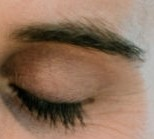
#> input picture ai-service/data/raw/train/Closed/_105.jpg, 154 x 139 px
$ python -i train_eye_state.py   (imports and definitions only)
#> lines starting #> are read from the running program, lines starting #| are printed output that depends on the picture
#> further down, picture is the input picture: shape (139, 154, 3); mean B, G, R 91.7, 112.5, 141.2
import argparse
import json
from io import BytesIO
from pathlib import Path
from zipfile import ZipFile

import cv2
import joblib
import numpy as np
from sklearn.linear_model import SGDClassifier
from sklearn.metrics import classification_report
from sklearn.model_selection import train_test_split
from sklearn.pipeline import Pipeline
from sklearn.preprocessing import StandardScaler


DEFAULT_ZIP_PATH = Path(__file__).resolve().parents[1] / "data" / "archive (4).zip"
DEFAULT_MODEL_PATH = Path(__file__).resolve().parents[1] / "models" / "eye_state_model.joblib"
IMAGE_EXTENSIONS = {".jpg", ".jpeg", ".png", ".bmp", ".webp"}
LABEL_MAP = {
    "closed": "Closed",
    "open": "Open",
    "no_yawn": "no_yawn",
    "noyawn": "no_yawn",
    "no yawn": "no_yawn",
    "yawn": "yawn",
}


def normalize_label(value):
    return LABEL_MAP.get(str(value).strip().lower())


def create_hog_descriptor(image_size):
    width, height = image_size
    return cv2.HOGDescriptor(
        _winSize=(width, height),
        _blockSize=(16, 16),
        _blockStride=(8, 8),
        _cellSize=(8, 8),
        _nbins=9,
    )


def extract_eye_state_features(image, image_size=(64, 64)):
#> called with image_size = (64, 64)
    gray = cv2.cvtColor(image, cv2.COLOR_BGR2GRAY)
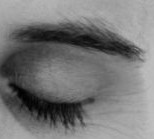
#> gray: shape (139, 154); min 1, max 191, mean 118.7
    resized = cv2.resize(gray, image_size, interpolation=cv2.INTER_AREA)
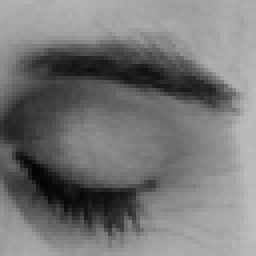
#> resized: shape (64, 64) (shown 4 times larger); min 3, max 190, mean 118.7
    equalized = cv2.equalizeHist(resized)
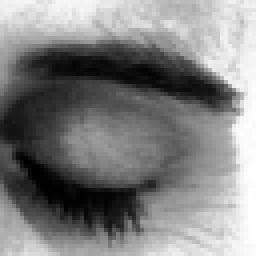
#> equalized: shape (64, 64) (shown 4 times larger); min 0, max 255, mean 128.4
    hog = create_hog_descriptor(image_size).compute(equalized).reshape(-1)
#> hog = 1764 values, max 0.403 at index 1554, min 0.000201 at index 478, mean 0.132
    pixels = (equalized.astype("float32") / 255.0).reshape(-1)
#> pixels = 4096 values, max 1 at index 1471, min 0 at index 2632, mean 0.504
    stats = np.array(
        [
            float(np.mean(equalized)) / 255.0,
            float(np.std(equalized)) / 255.0,
        ],
        dtype="float32",
    )
#> stats = [0.504, 0.29]
    return np.concatenate([hog.astype("float32"), pixels, stats])


def decode_zip_image(zip_file, name):
    data = np.frombuffer(zip_file.read(name), dtype=np.uint8)
    return cv2.imdecode(data, cv2.IMREAD_COLOR)


# [97 lines left out: functions collect_zip_samples, main, not called in this run]


# [2 lines not run here, left out]

>>> import cv2
>>> picture = cv2.imread('../data/raw/train/Closed/_105.jpg')
>>> result = extract_eye_state_features(picture)
#> result = 5862 values, max 1 at index 3235, min 0 at index 4396, mean 0.392

$ run again, on ai-service/data/raw/train/Closed/_126.jpg
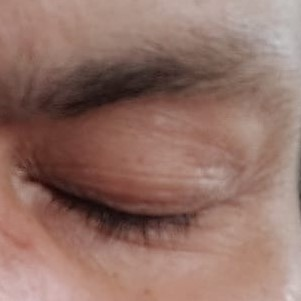
#> input picture ai-service/data/raw/train/Closed/_126.jpg, 301 x 301 px
#> picture is the input picture: shape (301, 301, 3); mean B, G, R 103.4, 113.4, 147.1
#> in extract_eye_state_features, `gray = cv2.cvtColor(image, cv2.COLOR_BGR2GRAY)`:
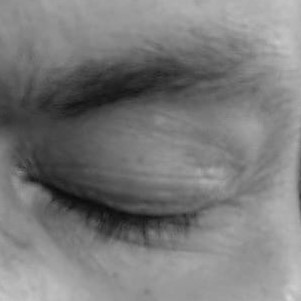
#> gray: shape (301, 301); min 11, max 212, mean 122.3
#> in extract_eye_state_features, `equalized = cv2.equalizeHist(resized)`:
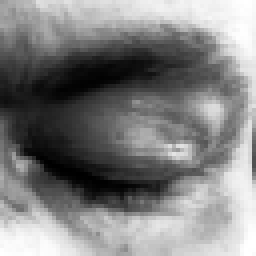
#> equalized: shape (64, 64) (shown 4 times larger); min 0, max 255, mean 128.6
#> hog = 1764 values, max 0.34 at index 543, min 0 at index 415, mean 0.132
#> pixels = 4096 values, max 1 at index 61, min 0 at index 2572, mean 0.504
#> stats = [0.504, 0.29]
#> result = 5862 values, max 1 at index 1825, min 0 at index 415, mean 0.392

$ run again, on ai-service/data/raw/train/Closed/_137.jpg
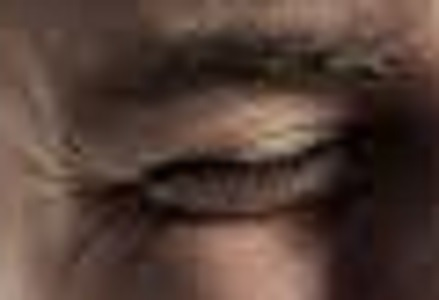
#> input picture ai-service/data/raw/train/Closed/_137.jpg, 439 x 300 px
#> picture is the input picture: shape (300, 439, 3); mean B, G, R 54.9, 63.7, 84.3
#> in extract_eye_state_features, `resized = cv2.resize(gray, image_size, interpolation=cv2.INTER_AREA)`:
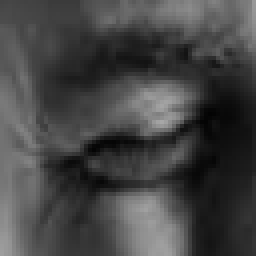
#> resized: shape (64, 64) (shown 4 times larger); min 3, max 167, mean 68.9
#> in extract_eye_state_features, `equalized = cv2.equalizeHist(resized)`:
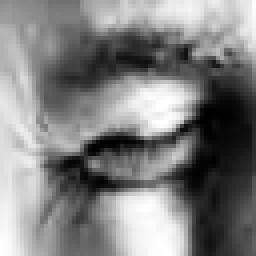
#> equalized: shape (64, 64) (shown 4 times larger); min 0, max 255, mean 128.5
#> hog = 1764 values, max 0.351 at index 1248, min 0 at index 984, mean 0.135
#> pixels = 4096 values, max 1 at index 1641, min 0 at index 1844, mean 0.504
#> stats = [0.504, 0.288]
#> result = 5862 values, max 1 at index 3405, min 0 at index 984, mean 0.393

$ run again, on ai-service/data/raw/train/Closed/_227.jpg
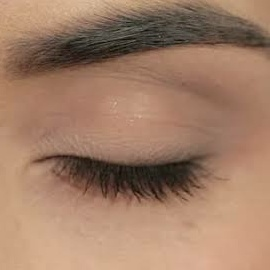
#> input picture ai-service/data/raw/train/Closed/_227.jpg, 270 x 270 px
#> picture is the input picture: shape (270, 270, 3); mean B, G, R 102.4, 125.2, 160.3
#> in extract_eye_state_features, `gray = cv2.cvtColor(image, cv2.COLOR_BGR2GRAY)`:
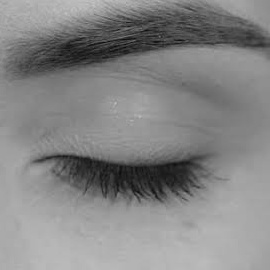
#> gray: shape (270, 270); min 11, max 196, mean 133.1
#> in extract_eye_state_features, `equalized = cv2.equalizeHist(resized)`:
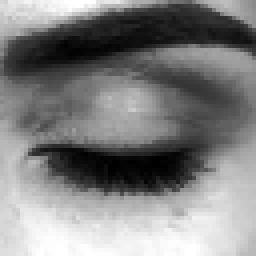
#> equalized: shape (64, 64) (shown 4 times larger); min 0, max 255, mean 128.7
#> hog = 1764 values, max 0.408 at index 625, min 0 at index 451, mean 0.126
#> pixels = 4096 values, max 1 at index 16, min 0 at index 2535, mean 0.505
#> stats = [0.505, 0.29]
#> result = 5862 values, max 1 at index 1780, min 0 at index 451, mean 0.391
